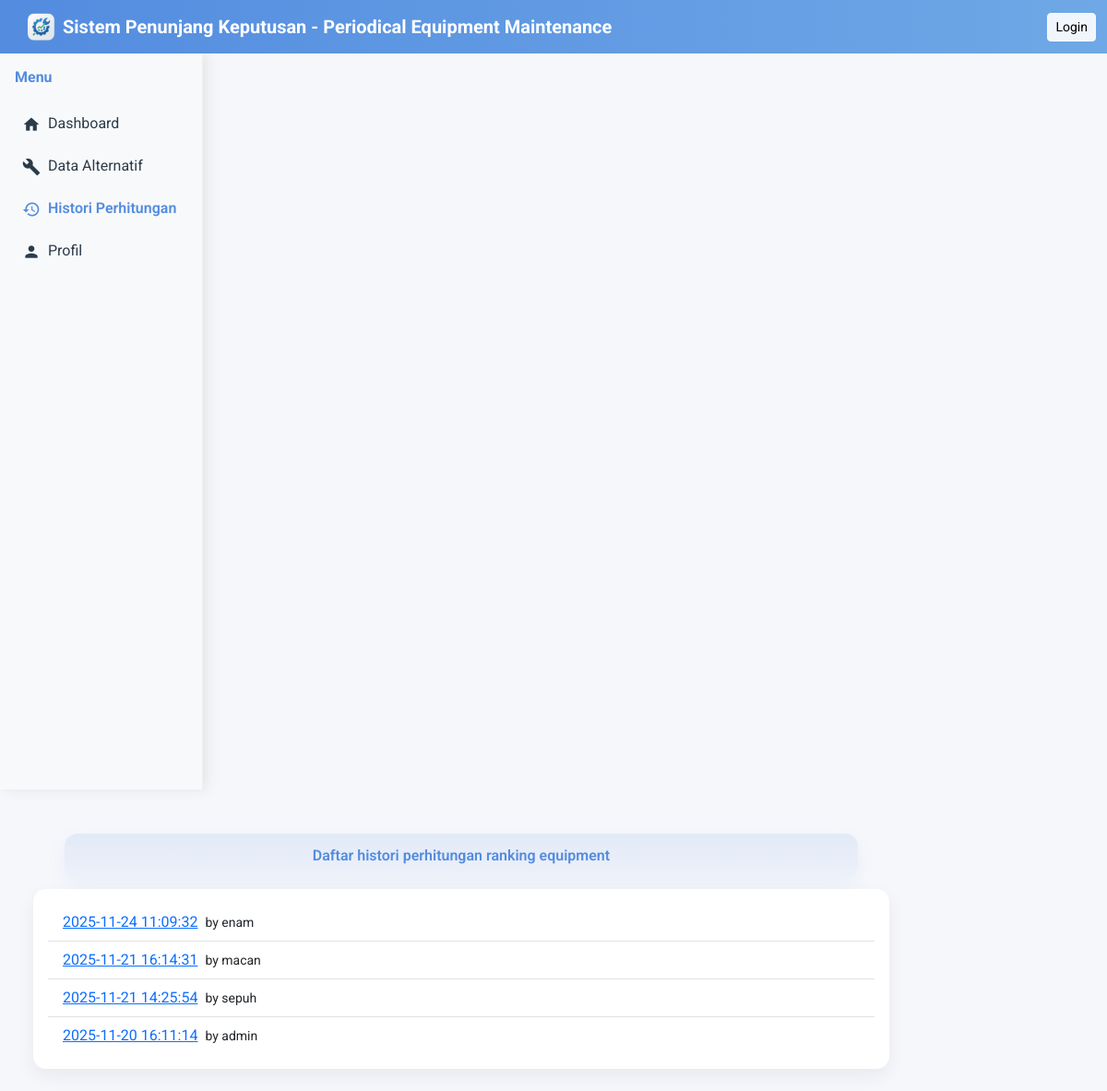
The page /pages/data_hasil.php on the database its author committed.
### tables this page shows
CREATE TABLE `compute_history` (
  `id_history` int(11) NOT NULL,
  `computed_by` varchar(100) DEFAULT NULL,
  `computed_at` datetime DEFAULT current_timestamp(),
  `filters` text DEFAULT NULL
);

### pages/data_hasil.php (the view, shortened to what this page needs)
<?php
include('../config/db.php');
include('../includes/header.php');
include('../includes/sidebar.php');
?>
<div class="container mt-4">
  <span class="welcome-pill no-print">Daftar histori perhitungan ranking equipment</span>
<?php
if (!empty($_GET['history_id'])) {
  $hid = (int)$_GET['history_id'];
  $h = $koneksi->query("SELECT * FROM compute_history WHERE id_history=$hid")->fetch_assoc();
  if (!$h) {
      echo "<div class='alert alert-warning'>History tidak ditemukan.</div>";
  } else {
    echo "<div class='mb-2'>Perhitungan oleh <strong>".htmlspecialchars($h['computed_by'])."</strong> pada <strong>".htmlspecialchars($h['computed_at'])."</strong></div>";
    echo "<div class='mb-2'>";
    echo "<button class='btn btn-sm btn-outline-primary' onclick='window.print()'>Cetak</button> ";
    if (isset($_SESSION['role']) && $_SESSION['role'] === 'admin') {
      $formId = 'delete-form-'.intval($hid);
      echo "<form id='".$formId."' method='POST' action='/SPK-PEM/process/delete_history.php' style='display:inline'>";
      echo "<input type='hidden' name='history_id' value='".htmlspecialchars($hid)."'>";
      echo "<button type='button' data-form='".$formId."' class='btn btn-icon btn-sm btn-danger ms-2 btn-delete-history' title='Hapus History'>";
      echo '<svg viewBox="0 0 24 24" fill="none" xmlns="http://www.w3.org/2000/svg" aria-hidden="true"><path d="M3 6h18" stroke="currentColor" stroke-width="2" stroke-linecap="round"/><path d="M8 6v14c0 1.1.9 2 2 2h4c1.1 0 2-.9 2-2V6" stroke="currentColor" stroke-width="2" stroke-linecap="round" stroke-linejoin="round"/><path d="M10 11v6M14 11v6" stroke="currentColor" stroke-width="2" stroke-linecap="round" stroke-linejoin="round"/></svg>';
      echo "</button>";
      echo "</form>";
    }
    echo "</div>";
    echo "<div class='card'><div class='card-body p-0'>
          <table class='table table-bordered mb-0'>
            <thead>
              <tr>
                <th>Rank</th>
                <th>ID</th>
                <th>Equipment</th>
                <th>Inspection Item</th>
                <th>Plant</th>
                <th>Score</th>
              </tr>
            </thead>
            <tbody>";
    $q = $koneksi->query("
          SELECT
            cr.*,
            e.equipment_name AS live_name,
            e.inspection_name AS live_inspection,
            p.plant_name AS live_plant
          FROM compute_results cr
          LEFT JOIN equipment e ON cr.id_equipment = e.id_equipment
          LEFT JOIN plant p ON e.id_plant = p.id_plant
          WHERE cr.history_id = $hid
          ORDER BY cr.score DESC
    ");
    $rank = 1;
    while($row = $q->fetch_assoc()){
      if(!empty($row['live_name'])){
        $displayName = htmlspecialchars($row['live_name']);
        $displayInspection = htmlspecialchars($row['live_inspection'] ?? '');
      } else {
        $det = json_decode($row['details'], true);
        $displayName = htmlspecialchars($det['name'] ?? '(deleted)');
        $displayInspection = htmlspecialchars($det['inspection'] ?? '');
      }
      if (!empty($row['live_plant'])) {
          $displayPlant = htmlspecialchars($row['live_plant']);
      } else {
          $det = json_decode($row['details'], true);
          $displayPlant = htmlspecialchars($det['plant'] ?? '(unknown)');
      }
      echo "<tr>
              <td>$rank</td>
              <td>".$row['id_equipment']."</td>
              <td>".$displayName."</td>
              <td>".$displayInspection."</td>
              <td>".$displayPlant."</td>
              <td>".round($row['score'],4)."</td>
            </tr>";
      $rank++;
    }
    echo "</tbody></table></div></div>";
  }
} else {
  $qh = $koneksi->query("SELECT * FROM compute_history ORDER BY computed_at DESC");
  echo "<div class='card'><div class='card-body'><ul class='list-group list-group-flush'>";
  while($hh = $qh->fetch_assoc()){
    $date = $hh['computed_at'];
    $who = htmlspecialchars($hh['computed_by']);
    echo "<li class='list-group-item d-flex justify-content-between align-items-center'>";
    echo "<div><a href='?history_id={$hh['id_history']}'>".htmlspecialchars($date)."</a> &nbsp;<small>by $who</small></div>";
    echo "</li>";
  }
  echo "</ul></div></div>";
}
?>
</div>
<?php include('../includes/footer.php'); ?>

### style.css (style rules this page uses)
body, input, button, select, textarea, .nav, .sidebar, .card, .page-content, .navbar, .btn { font-family: 'Roboto', sans-serif !important; }
.card { word-wrap: break-word; }
:root { --accent-1: #538CDF; --accent-2: #34a0ff; --card-bg: #ffffff; --muted: #6c757d; }
.welcome-pill { display: block; max-width: 860px; margin: 12px auto; padding: 12px 18px; border-radius: 14px; background: linear-gradient(180deg, rgba(83, 140, 223, 0.12), rgba(83, 140, 223, 0.06)); color: var(--accent-1); font-weight: 600; text-align: center; box-shadow: 0 8px 20px rgba(83, 140, 223, 0.08) }
.card, .dash-card { border: none; border-radius: 14px; box-shadow: 0 8px 20px rgba(17, 24, 39, 0.06); transition: transform .18s ease, box-shadow .18s ease }

### includes/header.php (style rules this page uses)
body { padding-top: 56px; font-family: 'Roboto', sans-serif; background: #f6f7fb; }

### rows shown on the page
compute_history: computed_at "2025-11-24 11:09:32", computed_by "enam"
compute_history: computed_at "2025-11-21 16:14:31", computed_by "macan"
compute_history: computed_at "2025-11-21 14:25:54", computed_by "sepuh"
compute_history: computed_at "2025-11-20 16:11:14", computed_by "admin"
